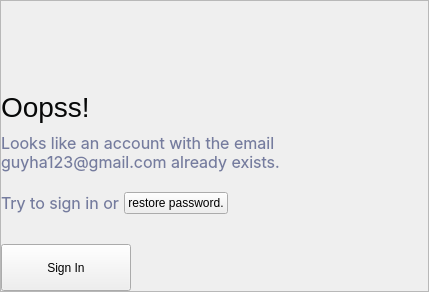
          <widget class="QWidget" name="acc_created_error_page">
           <layout class="QVBoxLayout" name="acc_created_error_layout">
            <property name="spacing">
             <number>0</number>
            </property>
            <property name="leftMargin">
             <number>0</number>
            </property>
            <property name="topMargin">
             <number>0</number>
            </property>
            <property name="rightMargin">
             <number>0</number>
            </property>
            <property name="bottomMargin">
             <number>0</number>
            </property>
            <item alignment="Qt::AlignHCenter|Qt::AlignVCenter">
             <widget class="QFrame" name="acc_create_error_main_frame">
              <property name="frameShape">
               <enum>QFrame::StyledPanel</enum>
              </property>
              <property name="frameShadow">
               <enum>QFrame::Raised</enum>
              </property>
              <layout class="QVBoxLayout" name="acc_create_error_main_layout">
               <property name="spacing">
                <number>0</number>
               </property>
               <property name="leftMargin">
                <number>0</number>
               </property>
               <property name="topMargin">
                <number>0</number>
               </property>
               <property name="rightMargin">
                <number>0</number>
               </property>
               <property name="bottomMargin">
                <number>0</number>
               </property>
               <item>
                <widget class="QLabel" name="acc_create_error_icon">
                 <property name="minimumSize">
                  <size>
                   <width>69</width>
                   <height>60</height>
                  </size>
                 </property>
                 <property name="maximumSize">
                  <size>
                   <width>69</width>
                   <height>60</height>
                  </size>
                 </property>
                 <property name="styleSheet">
                  <string notr="true">image: url(:/image/acc_created_error_pic.svg);
</string>
                 </property>
                 <property name="text">
                  <string/>
                 </property>
                 <property name="alignment">
                  <set>Qt::AlignLeading|Qt::AlignLeft|Qt::AlignVCenter</set>
                 </property>
                </widget>
               </item>
               <item>
                <widget class="QLabel" name="acc_create_error_header">
                 <property name="styleSheet">
                  <string notr="true">font-size: 28px;
color: #070808;
margin-top:30px;
margin-bottom: 10px;</string>
                 </property>
                 <property name="text">
                  <string>Oopss!</string>
                 </property>
                 <property name="alignment">
                  <set>Qt::AlignJustify|Qt::AlignVCenter</set>
                 </property>
                 <property name="wordWrap">
                  <bool>true</bool>
                 </property>
                </widget>
               </item>
               <item>
                <widget class="QLabel" name="acc_create_error_text">
                 <property name="styleSheet">
                  <string notr="true">font-family: Inter;
font-size: 16px;
color: #757C9F;
min-width: 427px;
max-width: 427px;</string>
                 </property>
                 <property name="text">
                  <string>Looks like an account with the email guyha123@gmail.com already exists.</string>
                 </property>
                 <property name="wordWrap">
                  <bool>true</bool>
                 </property>
                </widget>
               </item>
               <item alignment="Qt::AlignLeft">
                <widget class="QFrame" name="acc_create_error_bot_frame">
                 <property name="frameShape">
                  <enum>QFrame::NoFrame</enum>
                 </property>
                 <property name="frameShadow">
                  <enum>QFrame::Plain</enum>
                 </property>
                 <layout class="QHBoxLayout" name="acc_create_error_bot_layout">
                  <property name="spacing">
                   <number>0</number>
                  </property>
                  <property name="leftMargin">
                   <number>0</number>
                  </property>
                  <property name="topMargin">
                   <number>20</number>
                  </property>
                  <property name="rightMargin">
                   <number>0</number>
                  </property>
                  <property name="bottomMargin">
                   <number>30</number>
                  </property>
                  <item>
                   <widget class="QLabel" name="acc_create_error_text_2">
                    <property name="styleSheet">
                     <string notr="true">font-family: Inter;
font-size: 16px;
color: #757C9F;</string>
                    </property>
                    <property name="text">
                     <string>Try to sign in or </string>
                    </property>
                    <property name="wordWrap">
                     <bool>true</bool>
                    </property>
                   </widget>
                  </item>
                  <item>
                   <widget class="QPushButton" name="acc_create_error_bot_but">
                    <property name="cursor">
                     <cursorShape>PointingHandCursor</cursorShape>
                    </property>
                    <property name="styleSheet">
                     <string notr="true"/>
                    </property>
                    <property name="text">
                     <string>restore password.</string>
                    </property>
                   </widget>
                  </item>
                 </layout>
                </widget>
               </item>
               <item>
                <widget class="QPushButton" name="acc_create_error_butt">
                 <property name="minimumSize">
                  <size>
                   <width>130</width>
                   <height>47</height>
                  </size>
                 </property>
                 <property name="maximumSize">
                  <size>
                   <width>130</width>
                   <height>47</height>
                  </size>
                 </property>
                 <property name="cursor">
                  <cursorShape>PointingHandCursor</cursorShape>
                 </property>
                 <property name="styleSheet">
                  <string notr="true"/>
                 </property>
                 <property name="text">
                  <string>Sign In</string>
                 </property>
                </widget>
               </item>
              </layout>
             </widget>
            </item>
           </layout>
          </widget>
